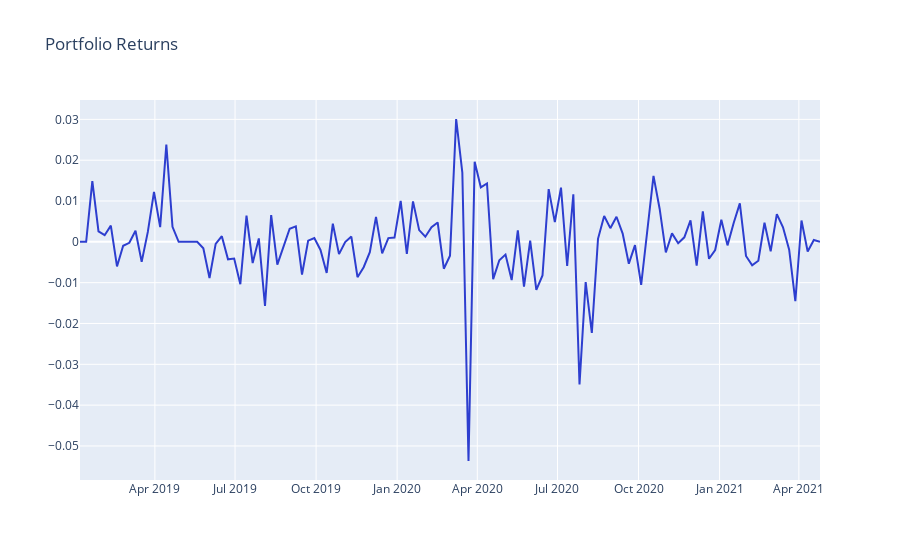

The code cell stored with this chart in its notebook:
### Markdown cell above
### 可視化
週次で売買を判断した場合のポートフォリオからのリターンをグラフ表示します。

### Code cell
expected_portfolio_returns = portfolio_returns(df_long, df_short, lookahead_returns, 2*top_bottom_n)
plot_returns(expected_portfolio_returns.T.sum(), 'Portfolio Returns')
